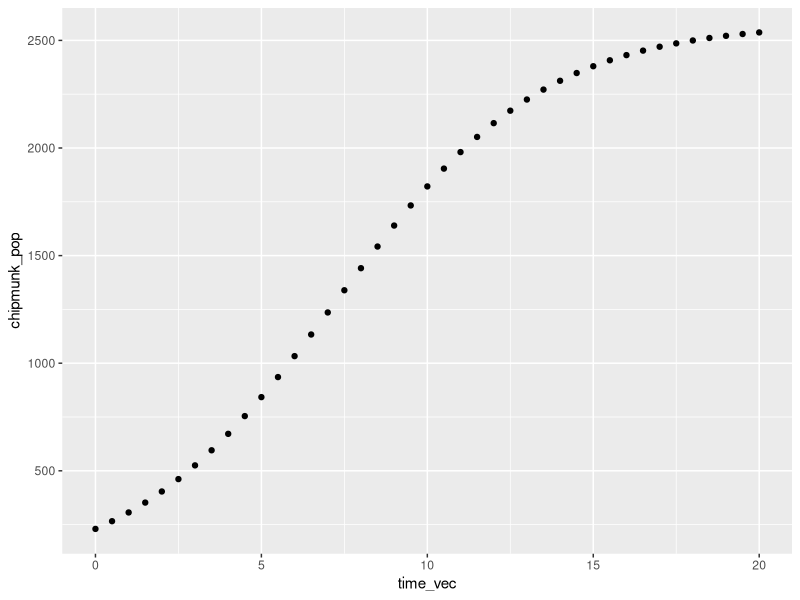
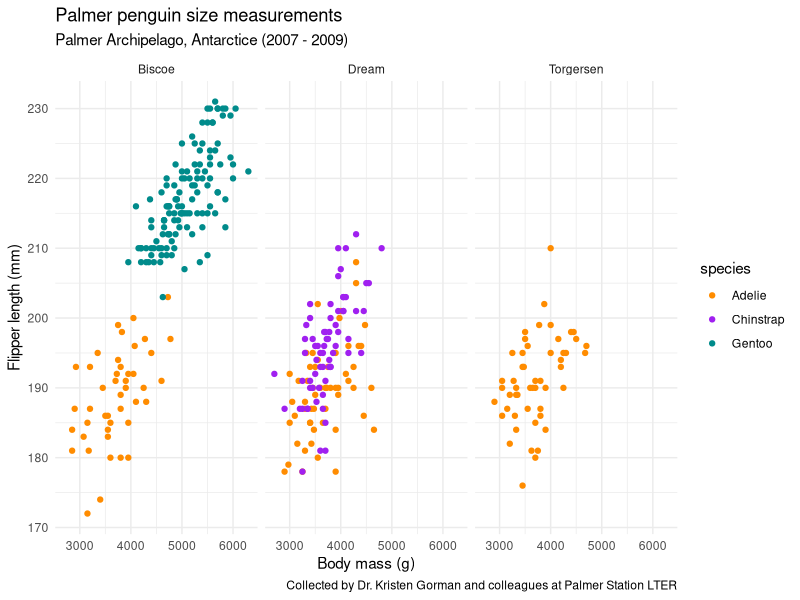

Here is the R script that generated these plots, in order:
## ---- chunk 1
#make a function to help us convert some units ----

convert_units <- function(value_g_cm3) {
  value_kg_ft3 = value_g_cm3 * (1 / 1000) * (1 / 3.531e-5)
  print(value_kg_ft3)
}

#use that function to convert 50 grams over cm3 to kg over ft3
convert_units(50)
## ---- chunk 2
# Euler's number (e) ---
exp(1)

# all three result in the same value (e^2) ----
exp(2)
exp(1)^2
exp(1)*exp(1)

# "to what power do I have to raise `e` to get a value of `e^10.4`?" ---
# recall from lecture slide: https://eds-212-essential-math.github.io/course-materials/slides/day1.2-slides.html#/logarithms
log(exp(1)^10.4)

# "to what power do I have to raise 10 to get a value of 100?" ----
log10(100)

# "to what power do I have to raise 2 to get a value of 16?" ----
logb(x = 16, base = 2)
## ---- chunk 3
#for example, create a sequence from 2 to 18 by increments of .3 ----

seq(from = 2, to = 18, by = 0.3)
## ---- chunk 4
seq(from = 2, to = 18, length = 30)
## ---- chunk 5
pop_logistic <- function(capacity, init_pop, rate, time_yr) {
  capacity / (1 + ((capacity - init_pop) / init_pop) * exp(-rate * time_yr))
}

#Let’s say that for a population of chipmunks in one region, the carrying capacity is 2,580 individuals, the exponential growth rate is 0.32 (yr-1), and time is in years. If the initial population is 230 individuals, what is the estimated population size a time = 2.4 years?

pop_logistic(capacity = 2580, init_pop = 230, rate = 0.32, time_yr = 2.4)


#Now let’s say we want to predict (then plot) the estimated population over a bunch of different times. Based on what we’ve learned today, how do you expect we might do that? A sequence of values as the time input!

#Let’s make a sequence of times (0 to 20 years, by 1/2 year increments), then use that vector as our time input in the logistic growth model.

# First, create the vector (a sequence of values) ----
time_vec <- seq(from = 0, to = 20, by = 0.5)

# Then, use that as your time input in the model ----
pop_logistic(capacity = 2580, init_pop = 230, rate = 0.32, time_yr = time_vec)

#We want to plot those estimated population sizes - but we didn’t store the vector of outputs! Remember - if you want to store an output, using the assignment operator (<-) in R, and check that it exists in your environment.

# assign your model to an object (here, that's called `chipmunk_pop`) ----
chipmunk_pop <- pop_logistic(capacity = 2580, init_pop = 230, rate = 0.32, time_yr = time_vec)

# Then we can call `chipmunk_pop` ----
chipmunk_pop
## ---- chunk 6
# combine `time_vec` and `chipmump_pop` into a data frame ----
chipmunk_df <- data.frame(time_vec, chipmunk_pop)

# ALWAYS look ----
head(chipmunk_df)
## ---- chunk 7
# load libraries ----

library(tidyverse)
## ---- chunk 8

# create plot ----
ggplot(data = chipmunk_df, aes(x = time_vec, y = chipmunk_pop)) +
  geom_point()
## ---- chunk 9
#evaluate 5x^2 at x = 2.8
# Create an expression (right hand side of the equation) ----
my_expression <- expression(5 * x^2)

# Find the derivative of your expression with respect to x using `D()` ----
my_derivative <- D(expr = my_expression, name = "x")

# Check it out ----
my_derivative
## ---- chunk 10
# Evaluate it at x = 2.8 ----
x <- 2.8

# Evaluate it! (value returned is slope) ----
eval(my_derivative)
## ---- chunk 11
# Find the derivative with respect to x ----
my_derivative <- D(expr = expression(3.1 * x^4 - 28 * x), name = "x")

# Check it out ----
my_derivative
## ---- chunk 12
# Create and store your function ----
fx <- expression(x^2)

# Find the derivative with respect to x (using `D()` function) ----
df_dx <- D(expr = fx, name = "x")

# Return the derivative ----
df_dx

# Find the slope at x = 10 ----
x <- 10
eval(df_dx)

## ---- chunk 13
gz = expression(2*z^3 - 10.5*z^2 + 4.1)
dg_dz = D(expr = gz, name = "z")
  
# Return dg_dz ----
dg_dz

ty = expression((2*y^3+1)^4 - 8*y^3)
dt_dy = D(expr = ty, name = "y")
  
# Return dt_dy ----
dt_dy



#What if we want to find the slope at a range of values, instead of just one?

# Create a vector of y values from -0.4 to 2.0, by increments of 0.1 ----
y <- seq(from = -0.4, to = 2.0, by = 0.1)

# Evaluate the slope of T(y) at each of those values ----
eval(dt_dy)
## ---- chunk 14
# load libraries ----
library(tidyverse)
library(palmerpenguins)

# create plot ----
ggplot(data = penguins, aes(x = body_mass_g, y = flipper_length_mm)) +
  geom_point(aes(color = species)) +
  scale_color_manual(values = c("darkorange","purple","cyan4")) +
  labs(x = "Body mass (g)",
       y = "Flipper length (mm)",
       title = "Palmer penguin size measurements",
       subtitle = "Palmer Archipelago, Antarctice (2007 - 2009)",
       caption = "Collected by Dr. Kristen Gorman and colleagues at Palmer Station LTER") +
  facet_wrap(~island) +
  theme_minimal()
## ---- chunk 15
#A data frame creation example

food <- c("banana", "apple", "carrot")
meal <- c("breakfast", "snack", "lunch")
food_mass_g <- c(14.8, 19.2, 11.5)

squirrel_meals <- data.frame(food, meal, food_mass_g) 
squirrel_meals # Returns the data frame
